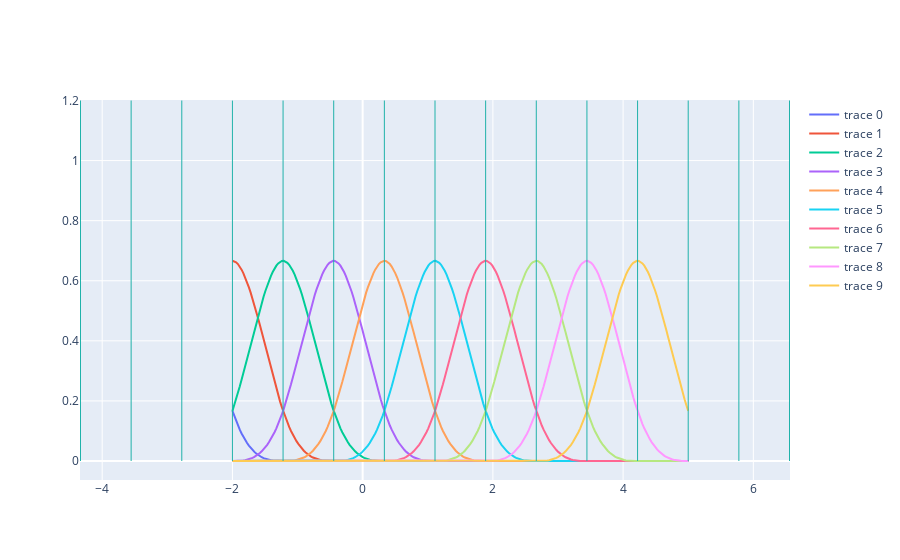

Here is the notebook cell this chart was saved with:
### Code cell
# plot the B-Spline basis functions
x = np.linspace(-2,5,250)
k, m = 10, 2
xmin, xmax = np.min(x), np.max(x)
xk = np.quantile(a=x, q=np.linspace(0,1,k))
dx = xk[2] - xk[1]
print(dx)
xk = np.insert(xk, 0, np.arange(xmin-(m+1)*dx, xmin, dx))
xk = np.append(xk, np.arange(xmax, xmax+(m+1)*dx, dx)[1:])
print(xk)
X = np.zeros(shape=(len(x), k))

fig = go.Figure()

for i in range(k):
    b = bSpline(x, xk, i, m=2)
    X[:,i] = b
    fig.add_trace(go.Scatter(x=x, y=b))

for i in range(len(xk)):
    addVertLinePlotly(fig=fig, x0=xk[i])
fig.show()

### Figure 1 — Plotly figure (JSON) as saved in the notebook; plotly's stock layout.template omitted (floating-point values rounded to 4 significant figures; data arrays with more than 128 entries replaced by an {"elided": "..."} marker saying what was removed)
{"data": [{"type": "scatter", "x": {"elided": "250 float values"}, "y": {"elided": "250 float values"}}, {"type": "scatter", "x": {"elided": "250 float values"}, "y": {"elided": "250 float values"}}, {"type": "scatter", "x": {"elided": "250 float values"}, "y": {"elided": "250 float values"}}, {"type": "scatter", "x": {"elided": "250 float values"}, "y": {"elided": "250 float values"}}, {"type": "scatter", "x": {"elided": "250 float values"}, "y": {"elided": "250 float values"}}, {"type": "scatter", "x": {"elided": "250 float values"}, "y": {"elided": "250 float values"}}, {"type": "scatter", "x": {"elided": "250 float values"}, "y": {"elided": "250 float values"}}, {"type": "scatter", "x": {"elided": "250 float values"}, "y": {"elided": "250 float values"}}, {"type": "scatter", "x": {"elided": "250 float values"}, "y": {"elided": "250 float values"}}, {"type": "scatter", "x": {"elided": "250 float values"}, "y": {"elided": "250 float values"}}], "layout": {"shapes": [{"line": {"color": "LightSeaGreen", "width": 1}, "type": "line", "x0": -4.333, "x1": -4.333, "y0": 0, "y1": 1.2}, {"line": {"color": "LightSeaGreen", "width": 1}, "type": "line", "x0": -3.556, "x1": -3.556, "y0": 0, "y1": 1.2}, {"line": {"color": "LightSeaGreen", "width": 1}, "type": "line", "x0": -2.778, "x1": -2.778, "y0": 0, "y1": 1.2}, {"line": {"color": "LightSeaGreen", "width": 1}, "type": "line", "x0": -2, "x1": -2, "y0": 0, "y1": 1.2}, {"line": {"color": "LightSeaGreen", "width": 1}, "type": "line", "x0": -1.222, "x1": -1.222, "y0": 0, "y1": 1.2}, {"line": {"color": "LightSeaGreen", "width": 1}, "type": "line", "x0": -0.4444, "x1": -0.4444, "y0": 0, "y1": 1.2}, {"line": {"color": "LightSeaGreen", "width": 1}, "type": "line", "x0": 0.3333, "x1": 0.3333, "y0": 0, "y1": 1.2}, {"line": {"color": "LightSeaGreen", "width": 1}, "type": "line", "x0": 1.111, "x1": 1.111, "y0": 0, "y1": 1.2}, {"line": {"color": "LightSeaGreen", "width": 1}, "type": "line", "x0": 1.889, "x1": 1.889, "y0": 0, "y1": 1.2}, {"line": {"color": "LightSeaGreen", "width": 1}, "type": "line", "x0": 2.667, "x1": 2.667, "y0": 0, "y1": 1.2}, {"line": {"color": "LightSeaGreen", "width": 1}, "type": "line", "x0": 3.444, "x1": 3.444, "y0": 0, "y1": 1.2}, {"line": {"color": "LightSeaGreen", "width": 1}, "type": "line", "x0": 4.222, "x1": 4.222, "y0": 0, "y1": 1.2}, {"line": {"color": "LightSeaGreen", "width": 1}, "type": "line", "x0": 5, "x1": 5, "y0": 0, "y1": 1.2}, {"line": {"color": "LightSeaGreen", "width": 1}, "type": "line", "x0": 5.778, "x1": 5.778, "y0": 0, "y1": 1.2}, {"line": {"color": "LightSeaGreen", "width": 1}, "type": "line", "x0": 6.556, "x1": 6.556, "y0": 0, "y1": 1.2}]}}
